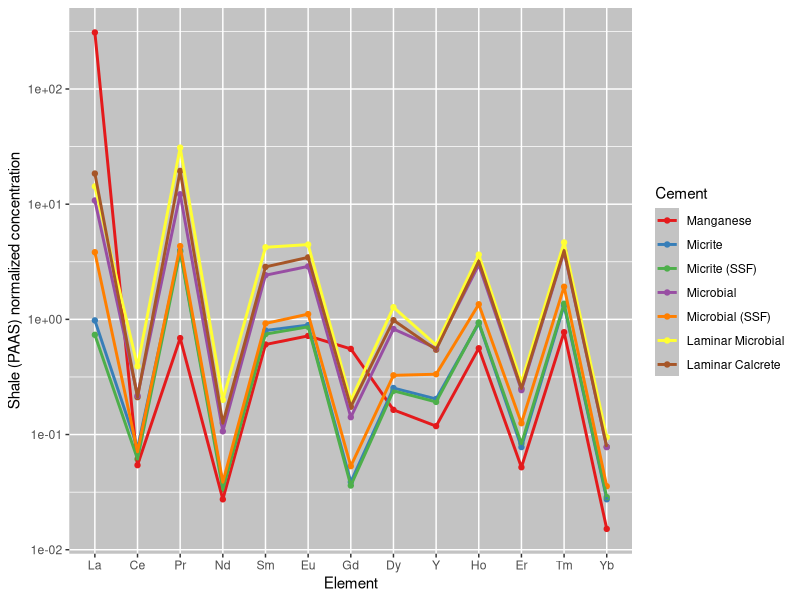
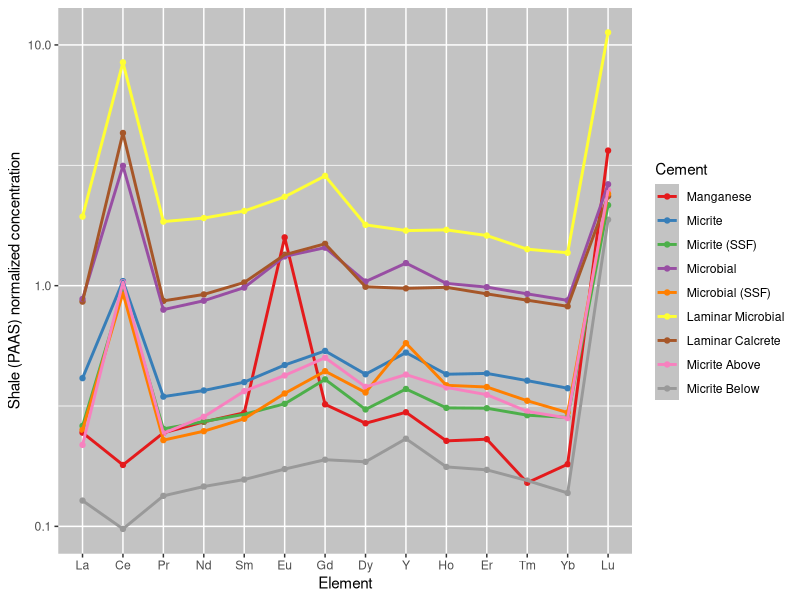
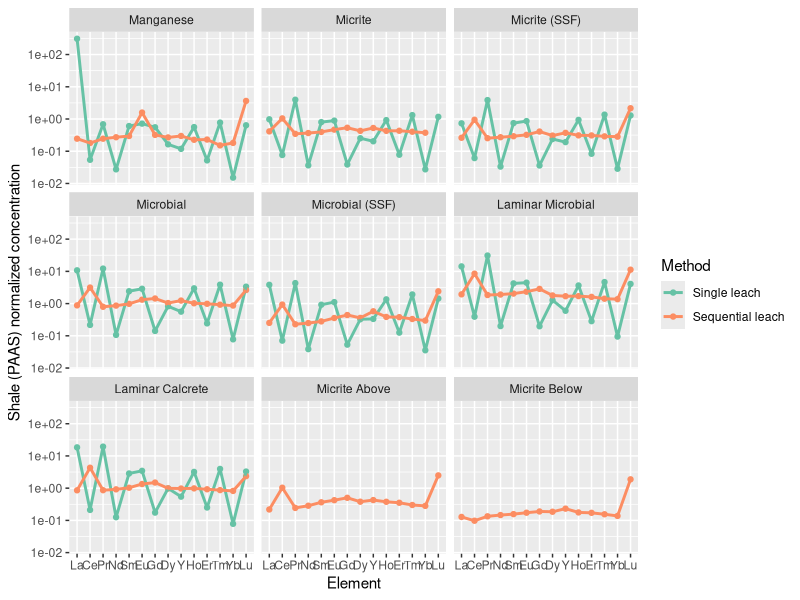
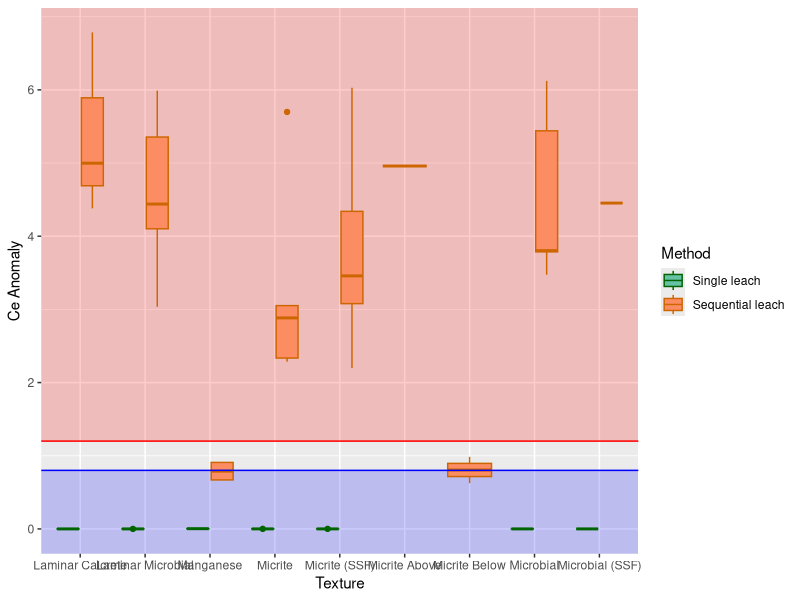
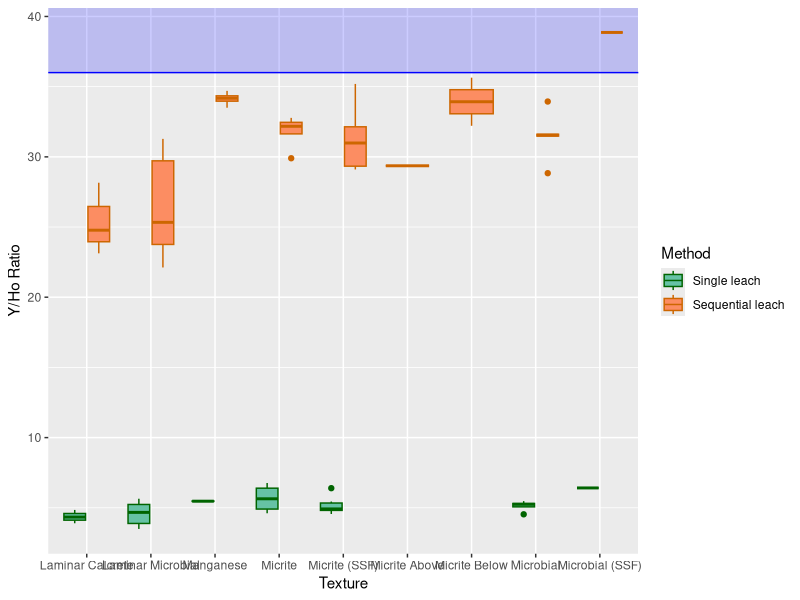

Generate these figures, in order, with R:
## ---- chunk 1
knitr::opts_chunk$set(echo = TRUE)
library(tidyverse) #for working with data
library(readxl) #for importing excel sheets
## ---- chunk 2
orig_data <- read_xlsx("ree_data_r.xlsx", 1) #data from single leach
rerun_data <- read_xlsx("jan2024 data.xlsx",4) #data for sequential leach
dil_data <- read_xlsx("jan2024 data DILUTED.xlsx",4) #data for diluted seq leach rerun
cement_data <- read_excel("ree_data_r.xlsx", 2) #cement type data for all samples
## ---- chunk 3
#rename columns to just element
orig_data <- orig_data %>%
  rename(Sample = 1, Na = 2, Mg  = 3, K = 4, Ca = 5, V = 6, Cr = 7, Fe = 8, Mn = 9, Cu = 10, Zn = 11, Rb = 12, Sr = 13, Y = 14, Mo = 15, Ba = 16, La = 17, Ce = 18, Pr = 19, Nd = 20, Sm = 21, Eu = 22, Gd = 23, Dy = 24, Ho = 25, Er = 26, Tm = 27, Yb = 28, Lu = 29, Pb = 30, U = 31)

rerun_data <- rerun_data[-1,] %>% #removes first line with no values
  rename(Sample = 1, Na = 2, Mg  = 3, K = 4, Ca = 5, V = 6, Cr = 7, Fe = 8, Mn = 9, Cu = 10, Zn = 11, Rb = 12, Sr = 13, Y = 14, Mo = 15, Ba = 16, La = 17, Ce = 18, Pr = 19, Nd = 20, Sm = 21, Eu = 22, Gd = 23, Dy = 24, Ho = 25, Er = 26, Tm = 27, Yb = 28, Lu = 29, Pb = 30, U = 31)

dil_data <- dil_data[-1,] %>% #removes first line with no values
  rename(Sample = 1, Na = 2, Mg  = 3, K = 4, Ca = 5, V = 6, Cr = 7, Fe = 8, Mn = 9, Cu = 10, Zn = 11, Rb = 12, Sr = 13, Y = 14, Mo = 15, Ba = 16, La = 17, Ce = 18, Pr = 19, Nd = 20, Sm = 21, Eu = 22, Gd = 23, Dy = 24, Ho = 25, Er = 26, Tm = 27, Yb = 28, Lu = 29, Pb = 30, U = 31)

all_rerun <- bind_rows(rerun_data, dil_data) %>% #combine both seq leach datasets
  mutate_at(2:31, as.numeric) #convert data from character to numeric
## ---- chunk 4
attach(orig_data)
orig_normalize <- orig_data %>%
  select("Sample", "La", "Ce", "Pr", "Nd", "Sm", "Eu", "Gd", "Dy", "Y", "Ho", "Er", "Tm", "Yb", "Lu") %>% #filter out non REY elements
  mutate(La = La/44.56, Ce = Ce/88.25, Pr = Pr/10.15, Nd = Nd/37.32, Sm = Sm/6.884, Eu = Eu/1.215, Gd = Gd/6.043, Dy = Dy/5.325, Y = Y/27.31, Ho = Ho/1.052, Er = Er/3.075, Tm = Tm/0.4510, Yb = Yb/3.012, Lu = Lu/0.4386) %>% #normalize values using PAAS data from Pourmand et al. 2012
    select("Sample", "La", "Ce", "Pr", "Nd", "Sm", "Eu", "Gd", "Dy", "Y", "Ho", "Er", "Tm", "Yb", "Lu") %>% #filter out non normalized values
  left_join(cement_data, by = c("Sample" = "Sample")) #attach cement to each observation


orig_normal <- data.frame(t(orig_normalize[2:15]))#transpose and remove first row containing sample names and cement row
colnames(orig_normal) <- orig_data$Sample #rename column names with sample names
orig_normal <- tibble::rownames_to_column(orig_normal, "element") %>%
  mutate(element = fct_inorder(element)) %>% #order elements
  pivot_longer(-element, names_to = "Sample", values_to = "Value") %>% #pivot data to have each element value as observation
  left_join(cement_data, by = c("Sample" = "Sample")) #attach cement to each observation
## ---- chunk 5
attach(all_rerun)
normalize <- all_rerun %>%
  select("Sample", "La", "Ce", "Pr", "Nd", "Sm", "Eu", "Gd", "Dy", "Y", "Ho", "Er", "Tm", "Yb", "Lu") %>% #filter out non REY elements
  mutate(La = La/44.56, Ce = Ce/88.25, Pr = Pr/10.15, Nd = Nd/37.32, Sm = Sm/6.884, Eu = Eu/1.215, Gd = Gd/6.043, Dy = Dy/5.325, Y = Y/27.31, Ho = Ho/1.052, Er = Er/3.075, Tm = Tm/0.4510, Yb = Yb/3.012, Lu = Lu/0.4386) %>% #normalize values using PAAS data from Pourmand et al. 2012
    select("Sample", "La", "Ce", "Pr", "Nd", "Sm", "Eu", "Gd", "Dy", "Y", "Ho", "Er", "Tm", "Yb", "Lu") %>% #filter out non normalized values
  left_join(cement_data, by = c("Sample" = "Sample")) #attach cement to each observation


normal <- data.frame(t(normalize[2:15]))#transpose and remove first row containing sample names and cement row
colnames(normal) <- all_rerun$Sample #rename column names with sample names
normal <- tibble::rownames_to_column(normal, "element") %>%
  mutate(element = fct_inorder(element)) %>% #order elements
  pivot_longer(-element, names_to = "Sample", values_to = "Value") %>% #pivot data to have each element value as observation
  left_join(cement_data, by = c("Sample" = "Sample")) #attach cement to each observation
## ---- chunk 6
#calculate anomalies, formulas from Tostevin et al. 2016
orig_anomaly <- orig_normalize %>%
  mutate(
    Ce_anomaly = Ce/(Pr^2/Nd),
    Y_Ho_ratio = orig_data$Y/orig_data$Ho,
    Eu_anomaly = (2*Eu)/(Sm  + Gd),
    BSI = (2*(Sm + Gd + Dy)/3)/((La +Pr + Nd)/3+(Ho + Er +Tm +Yb +Lu)/5))

#generate summary statistics
orig_anomaly_summ <- orig_anomaly %>%
  group_by(Cement) %>%
  summarise(
    Ce_mean = mean(Ce_anomaly),
    Ce_sd = sd(Ce_anomaly),
    Ce_max = max(Ce_anomaly),
    Ce_min = min(Ce_anomaly),
    YH_mean = mean(Y_Ho_ratio),
    YH_sd = sd(Y_Ho_ratio),
    YH_max = max(Y_Ho_ratio),
    YH_min = min(Y_Ho_ratio),
    Eu_mean = mean(Eu_anomaly),
    Eu_sd = sd(Eu_anomaly),
    Eu_max = max(Eu_anomaly),
    Eu_min = min(Eu_anomaly),
    BSI_mean = mean(BSI),
    BSI_sd = sd(BSI),
    BSI_max = max(BSI),
    BSI_min = min(BSI)
  )
## ---- chunk 7
#calculate anomalies, formulas from Tostevin et al. 2016
anomaly <- normalize %>%
  mutate(
    Ce_anomaly = Ce/(Pr^2/Nd),
    Y_Ho_ratio = all_rerun$Y/all_rerun$Ho,
    Eu_anomaly = (2*Eu)/(Sm  + Gd),
    BSI = (2*(Sm + Gd + Dy)/3)/((La +Pr + Nd)/3+(Ho + Er +Tm +Yb +Lu)/5)) 

#generate summary statistics
anomaly_summ <- anomaly %>%
  group_by(Cement) %>%
  summarise(
    Ce_mean = mean(Ce_anomaly),
    Ce_sd = sd(Ce_anomaly),
    Ce_max = max(Ce_anomaly),
    Ce_min = min(Ce_anomaly),
    YH_mean = mean(Y_Ho_ratio),
    YH_sd = sd(Y_Ho_ratio),
    YH_max = max(Y_Ho_ratio),
    YH_min = min(Y_Ho_ratio),
    Eu_mean = mean(Eu_anomaly),
    Eu_sd = sd(Eu_anomaly),
    Eu_max = max(Eu_anomaly),
    Eu_min = min(Eu_anomaly),
    BSI_mean = mean(BSI),
    BSI_sd = sd(BSI),
    BSI_max = max(BSI),
    BSI_min = min(BSI)
  )
## ---- chunk 8
orig_cement_avg <- orig_normal %>%
  group_by(Cement, element) %>%
  summarise(
    n = n(),
    avg = mean(Value),
    sd = sd(Value)
  )
orig_cement_avg$Cement <- factor(orig_cement_avg$Cement, levels = c("Spar", "Microspar", "Manganese", "Micrite", "Micrite (SSF)", "Micrite (spicule)", "Microbial", "Microbial (SSF)", "Laminar Microbial", "Laminar Microbial (Strom)", "Laminar Microbial (sponge)", "Laminar Calcrete"))
## ---- chunk 9
cement_avg <- normal %>%
  group_by(Cement, element) %>%
  summarise(
    n = n(),
    avg = mean(Value),
    sd = sd(Value)
  )
cement_avg$Cement <- factor(cement_avg$Cement, levels = c("Spar", "Microspar", "Manganese", "Micrite", "Micrite (SSF)", "Micrite (spicule)", "Microbial", "Microbial (SSF)", "Laminar Microbial", "Laminar Microbial (Strom)", "Laminar Microbial (sponge)", "Laminar Calcrete", "Micrite Above", "Micrite Below"))
## ---- chunk 10
combo_data <- cement_avg %>%
  mutate(method = "Sequential leach") #%>%
#  mutate_at(2:31, as.numeric)
combo_data <- orig_cement_avg %>%
  mutate(method = "Single leach") %>%
  #mutate_at(2:31, as.numeric) %>%
  bind_rows(combo_data) %>%
  mutate(method = factor(method, levels = c("Single leach", "Sequential leach")))
## ---- chunk 11
combo_anomaly <- anomaly %>%
  mutate(method = "Sequential leach")
combo_anomaly <- orig_anomaly %>%
  mutate(method = "Single leach") %>%
  bind_rows(combo_anomaly) %>%
  mutate(method = factor(method, levels = c("Single leach", "Sequential leach")))
## ---- chunk 12
cement_aio <- orig_cement_avg %>% filter(element != "Lu") #filter out Lu due to conc. lower than detection limit
cement_aio <- ggplot(cement_aio, aes(x = element, y = avg, color = Cement)) + 
  geom_point() +
  geom_line(aes(group = Cement), size = 1) +
  scale_y_log10() +
  scale_color_brewer(palette = "Set1") +
  theme(
   panel.background = element_rect(fill = "#C3C3C3"),
    legend.key = element_rect(fill = "#C3C3C3")
    ) +
  xlab("Element") +
  ylab("Shale (PAAS) normalized concentration")
cement_aio
## ---- chunk 13
cement_aio <- ggplot(cement_avg, aes(x = element, y = avg, color = Cement)) + 
  geom_point() +
  geom_line(aes(group = Cement), size = 1) +
  scale_y_log10() +
  scale_color_brewer(palette = "Set1") +
  theme(
   panel.background = element_rect(fill = "#C3C3C3"),
    legend.key = element_rect(fill = "#C3C3C3")
    ) +
  xlab("Element") +
  ylab("Shale (PAAS) normalized concentration")
cement_aio
## ---- chunk 14
ggplot(combo_data, aes(x = element, y = avg, color = method)) +
  geom_point() +
  geom_line(aes(group = method), size = 1) +
  scale_y_log10() +
  facet_wrap(vars(Cement)) +
  scale_color_brewer(name = "Method", palette = "Set2") +
  xlab("Element") +
  ylab("Shale (PAAS) normalized concentration")
## ---- chunk 15
ggplot(data = combo_anomaly, aes(x = Cement, y = Ce_anomaly, fill = method, color = method)) +
  annotate("rect", xmin= -Inf, xmax= Inf, ymin= 1.2 , ymax= Inf, alpha=0.2, fill="red") +
  annotate("rect", xmin = -Inf, xmax = Inf, ymin = -Inf, ymax = 0.8, alpha = 0.2, fill = "blue") +
  geom_boxplot() +
  scale_color_manual(name = "Method", values = c("darkgreen", "darkorange3")) +
  scale_fill_brewer(name = "Method", palette = "Set2") +
  geom_hline(yintercept = 0.8, color = "blue") +
  geom_hline(yintercept = 1.2, color = "red") +
  xlab("Texture") +
  ylab("Ce Anomaly")
  
## ---- chunk 16
ggplot(data = combo_anomaly, aes(x = Cement, y = Y_Ho_ratio, fill = method, color = method)) +
  annotate("rect", xmin = -Inf, xmax = Inf, ymin = 36, ymax = Inf, alpha = 0.2, fill = "blue") +
  geom_boxplot() +
  scale_color_manual(name = "Method", values = c("darkgreen", "darkorange3")) +
  scale_fill_brewer(name = "Method", palette = "Set2") +
  geom_hline(yintercept = 36, color = "blue") +
  xlab("Texture") +
  ylab("Y/Ho Ratio")
  
